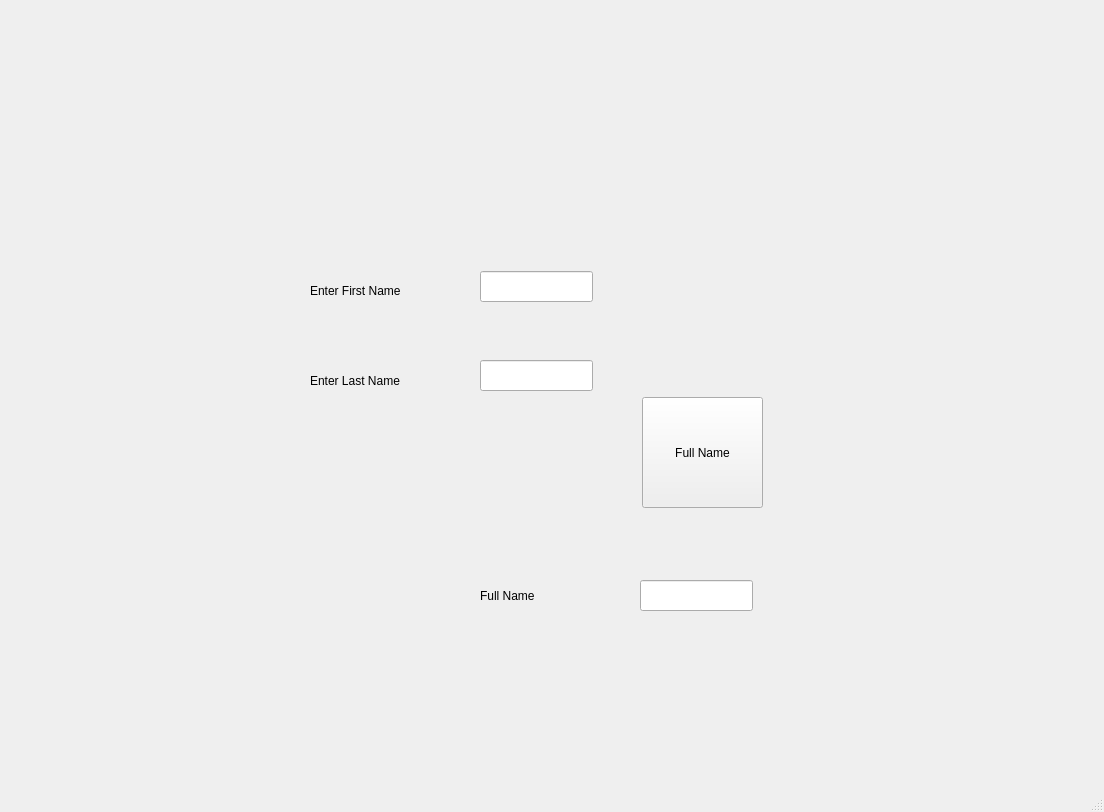
<?xml version="1.0" encoding="UTF-8"?>
<ui version="4.0">
 <class>MainWindow</class>
 <widget class="QMainWindow" name="MainWindow">
  <property name="geometry">
   <rect>
    <x>0</x>
    <y>0</y>
    <width>1104</width>
    <height>812</height>
   </rect>
  </property>
  <property name="font">
   <font>
    <family>Segoe UI</family>
    <pointsize>8</pointsize>
   </font>
  </property>
  <property name="windowTitle">
   <string>Full Name</string>
  </property>
  <widget class="QWidget" name="centralwidget">
   <widget class="QLabel" name="lblFirstName">
    <property name="geometry">
     <rect>
      <x>310</x>
      <y>270</y>
      <width>111</width>
      <height>41</height>
     </rect>
    </property>
    <property name="font">
     <font>
      <family>Segoe UI</family>
      <pointsize>9</pointsize>
     </font>
    </property>
    <property name="text">
     <string>Enter First Name</string>
    </property>
   </widget>
   <widget class="QLineEdit" name="txtFirstName">
    <property name="geometry">
     <rect>
      <x>480</x>
      <y>271</y>
      <width>113</width>
      <height>31</height>
     </rect>
    </property>
    <property name="font">
     <font>
      <pointsize>9</pointsize>
     </font>
    </property>
   </widget>
   <widget class="QLabel" name="lblLastName">
    <property name="geometry">
     <rect>
      <x>310</x>
      <y>365</y>
      <width>111</width>
      <height>31</height>
     </rect>
    </property>
    <property name="font">
     <font>
      <pointsize>9</pointsize>
     </font>
    </property>
    <property name="text">
     <string>Enter Last Name</string>
    </property>
   </widget>
   <widget class="QLineEdit" name="txtLastName">
    <property name="geometry">
     <rect>
      <x>480</x>
      <y>360</y>
      <width>113</width>
      <height>31</height>
     </rect>
    </property>
    <property name="font">
     <font>
      <pointsize>9</pointsize>
     </font>
    </property>
   </widget>
   <widget class="QPushButton" name="btnFullName">
    <property name="geometry">
     <rect>
      <x>642</x>
      <y>397</y>
      <width>121</width>
      <height>111</height>
     </rect>
    </property>
    <property name="font">
     <font>
      <pointsize>9</pointsize>
     </font>
    </property>
    <property name="text">
     <string>Full Name</string>
    </property>
   </widget>
   <widget class="QLabel" name="lblResult">
    <property name="geometry">
     <rect>
      <x>480</x>
      <y>580</y>
      <width>111</width>
      <height>31</height>
     </rect>
    </property>
    <property name="font">
     <font>
      <pointsize>9</pointsize>
     </font>
    </property>
    <property name="text">
     <string>Full Name</string>
    </property>
   </widget>
   <widget class="QLineEdit" name="txtFullName">
    <property name="geometry">
     <rect>
      <x>640</x>
      <y>580</y>
      <width>113</width>
      <height>31</height>
     </rect>
    </property>
    <property name="font">
     <font>
      <pointsize>9</pointsize>
     </font>
    </property>
   </widget>
  </widget>
  <widget class="QMenuBar" name="menubar">
   <property name="geometry">
    <rect>
     <x>0</x>
     <y>0</y>
     <width>1104</width>
     <height>23</height>
    </rect>
   </property>
  </widget>
  <widget class="QStatusBar" name="statusbar"/>
 </widget>
 <resources/>
 <connections/>
</ui>
